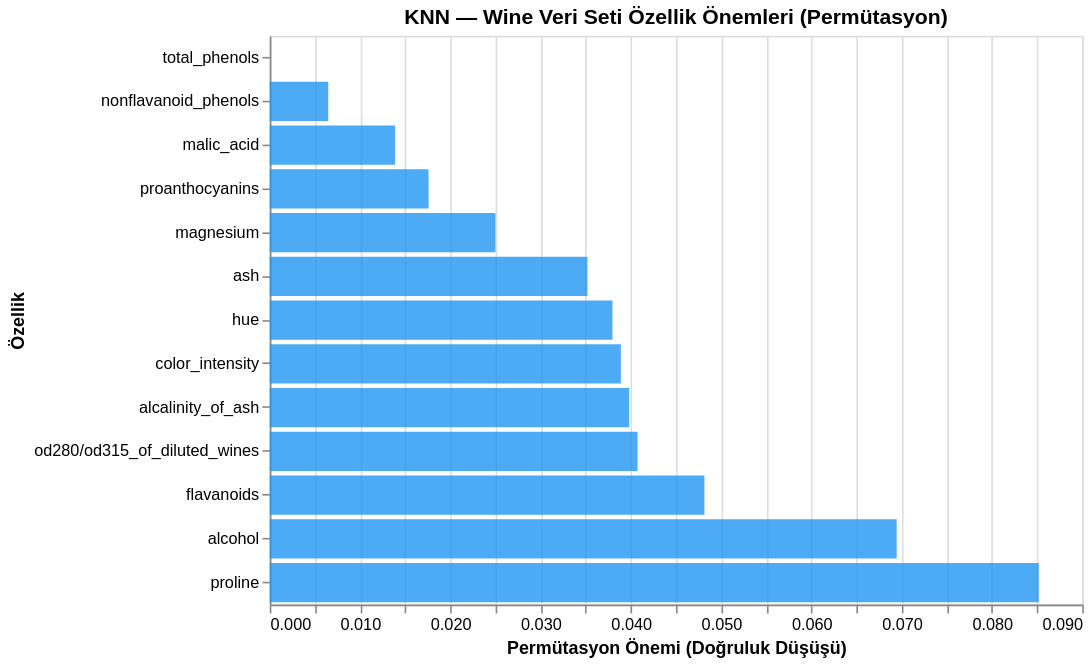

Source (notebook cell):
### Code cell
# ─────────────────────────────────────────────────────────────
# Wine — Özellik Önem Analizi (Permütasyon Bazlı)
# ─────────────────────────────────────────────────────────────
# KNN parametrik olmadığından doğrudan özellik önemi yoktur.
# Permütasyon yöntemi: Bir özelliği boz → doğruluk düşerse önemlidir.

from sklearn.inspection import permutation_importance

# Pipeline içindeki KNN için permütasyon önemi hesapla
X_w_test_scaled_pipe = pipeline.named_steps['scaler'].transform(X_w_test)
knn_in_pipe = pipeline.named_steps['knn']

perm_imp = permutation_importance(
    knn_in_pipe, X_w_test_scaled_pipe, y_w_test,
    n_repeats=30,       # Her özellik için 30 kez karıştır
    random_state=RANDOM_STATE,
    scoring='accuracy',
    n_jobs=-1
)

# Önem sırasına göre sırala
feat_importance = pd.DataFrame({
    'Özellik': wine.feature_names,
    'Önem': perm_imp.importances_mean,
    'Std': perm_imp.importances_std
}).sort_values('Önem', ascending=True)

# Altair horizontal bar chart
chart_imp = alt.Chart(feat_importance).mark_bar(color='#2196F3', opacity=0.8).encode(
    x=alt.X('Önem:Q', title='Permütasyon Önemi (Doğruluk Düşüşü)'),
    y=alt.Y('Özellik:N', sort=None, title='Özellik'),
    tooltip=['Özellik:N', alt.Tooltip('Önem:Q', format='.4f')]
).properties(
    width=500, height=350,
    title='KNN — Wine Veri Seti Özellik Önemleri (Permütasyon)'
)

chart_imp.configure_title(fontSize=13).show()

top3 = feat_importance.nlargest(3, 'Önem')['Özellik'].tolist()
print(f"\n🏆 En önemli 3 özellik: {top3}")

### Figure 1 — Vega-Lite specification as saved in the notebook (floating-point values rounded to 4 significant figures)
{"config": {"view": {"continuousWidth": 300, "continuousHeight": 300}, "title": {"fontSize": 13}}, "data": {"name": "data-59c7e08a47b00d6e9b33e6c903f53aa9"}, "mark": {"type": "bar", "color": "#2196F3", "opacity": 0.8}, "encoding": {"tooltip": [{"field": "Özellik", "type": "nominal"}, {"field": "Önem", "format": ".4f", "type": "quantitative"}], "x": {"field": "Önem", "title": "Permütasyon Önemi (Doğruluk Düşüşü)", "type": "quantitative"}, "y": {"field": "Özellik", "sort": null, "title": "Özellik", "type": "nominal"}}, "height": 350, "title": "KNN — Wine Veri Seti Özellik Önemleri (Permütasyon)", "width": 500, "$schema": "https://vega.github.io/schema/vega-lite/v5.20.1.json", "datasets": {"data-59c7e08a47b00d6e9b33e6c903f53aa9": [{"Özellik": "total_phenols", "Önem": 0.0, "Std": 0.0}, {"Özellik": "nonflavanoid_phenols", "Önem": 0.006481, "Std": 0.01175}, {"Özellik": "malic_acid", "Önem": 0.01389, "Std": 0.01997}, {"Özellik": "proanthocyanins", "Önem": 0.01759, "Std": 0.01339}, {"Özellik": "magnesium", "Önem": 0.025, "Std": 0.01944}, {"Özellik": "ash", "Önem": 0.03519, "Std": 0.02677}, {"Özellik": "hue", "Önem": 0.03796, "Std": 0.02209}, {"Özellik": "color_intensity", "Önem": 0.03889, "Std": 0.02546}, {"Özellik": "alcalinity_of_ash", "Önem": 0.03981, "Std": 0.01988}, {"Özellik": "od280/od315_of_diluted_wines", "Önem": 0.04074, "Std": 0.01717}, {"Özellik": "flavanoids", "Önem": 0.04815, "Std": 0.01593}, {"Özellik": "alcohol", "Önem": 0.06944, "Std": 0.02459}, {"Özellik": "proline", "Önem": 0.08519, "Std": 0.03281}]}}
